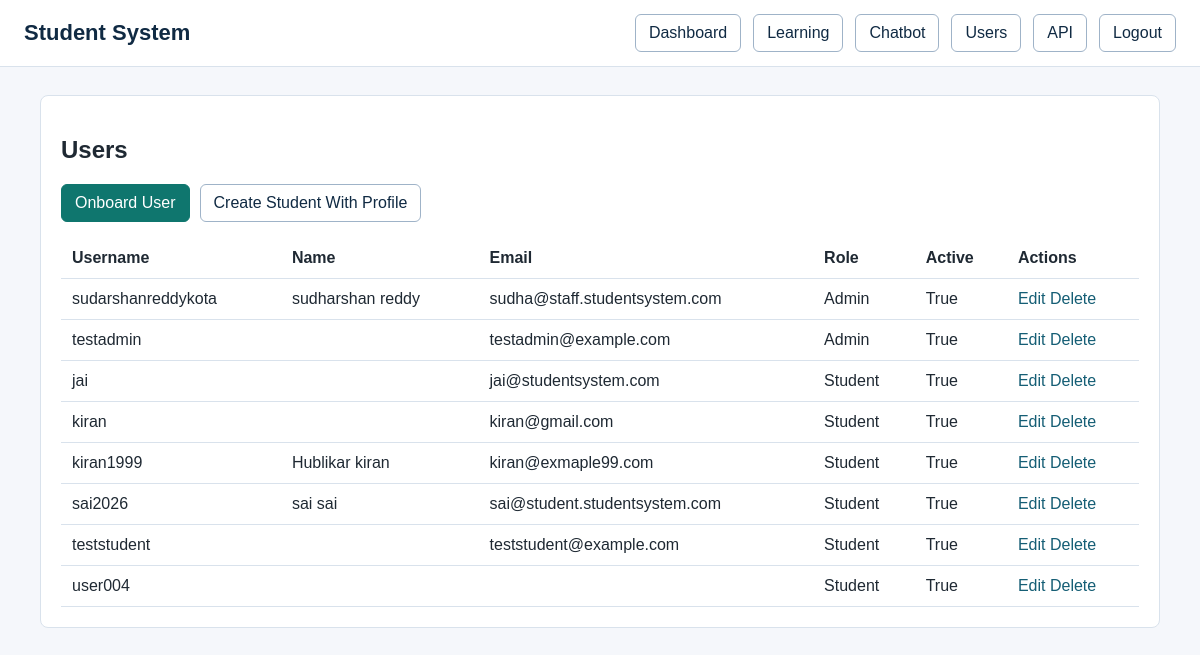
The app's page /accounts/users/ (signed in) with its own data.
### accounts/models.py (models this page shows, shortened)
class User(AbstractUser):
    class Roles(models.TextChoices):
        SUPER_ADMIN = 'SUPER_ADMIN', 'Super Admin'
        STUDENT = 'STUDENT', 'Student'
        FACULTY = 'FACULTY', 'Faculty'
        ADMIN = 'ADMIN', 'Admin'
        PARENT = 'PARENT', 'Parent'
    email = models.EmailField(unique=True)
    role = models.CharField(
        max_length=30, choices=Roles.choices, default=Roles.STUDENT)
    phone_number = models.CharField(max_length=15, blank=True, null=True)
    profile_picture = models.ImageField(
        upload_to='profiles/', blank=True, null=True)
    is_verified = models.BooleanField(default=False)
    created_at = models.DateTimeField(auto_now_add=True)
    updated_at = models.DateTimeField(auto_now=True)
    def is_admin_role(self):
        return self.role in [self.Roles.ADMIN, self.Roles.SUPER_ADMIN] or self.is_superuser

### accounts/views.py (the view)
    @login_required
    def wrapper(request, *args, **kwargs):
        if not request.user.is_admin_role():
            messages.error(request, 'Admin access is required.')
            return redirect('accounts:student_dashboard')
        return view_func(request, *args, **kwargs)

### accounts/views.py (called while the page is built)
def admin_required(view_func):
    @login_required
    def wrapper(request, *args, **kwargs):
        if not request.user.is_admin_role():
            messages.error(request, 'Admin access is required.')
            return redirect('accounts:student_dashboard')
        return view_func(request, *args, **kwargs)
    return wrapper

@admin_required
def user_list(request):
    users = User.objects.all().order_by('role', 'username')
    return render(request, 'accounts/user_list.html', {'users': users})

### templates/accounts/user_list.html (shortened to what this page needs)
{% extends 'includes/base.html' %}
{% block content %}
<section class="panel">
    <h1>Users</h1>
    <div class="actions">
        <a class="button primary" href="{% url 'accounts:user_create' %}">Onboard User</a>
        <a class="button" href="{% url 'accounts:student_create' %}">Create Student With Profile</a>
    </div>
    <div class="table-wrap">
        <table>
            <tr><th>Username</th><th>Name</th><th>Email</th><th>Role</th><th>Active</th><th>Actions</th></tr>
            {% for item in users %}
                <tr>
                    <td>{{ item.username }}</td>
                    <td>{{ item.get_full_name }}</td>
                    <td>{{ item.email }}</td>
                    <td>{{ item.get_role_display }}</td>
                    <td>{{ item.is_active }}</td>
                    <td>
                        <a href="{% url 'accounts:user_update' item.pk %}">Edit</a>
                        <a href="{% url 'accounts:user_delete' item.pk %}">Delete</a>
                    </td>
                </tr>
            {% empty %}
                <tr><td colspan="6">No users found.</td></tr>
            {% endfor %}
        </table>
    </div>
</section>
{% endblock %}

### static/css/style.css (style rules this page uses)
* { box-sizing: border-box; }
body { margin: 0; font-family: Arial, sans-serif; color: #1f2933; background: #f5f7fb; }
a { color: #155e75; text-decoration: none; }
.nav a, .button, button, input[type="submit"] { display: inline-block; padding: 9px 13px; border: 1px solid #9fb3c8; border-radius: 6px; background: #ffffff; color: #102a43; font: inherit; cursor: pointer; }
.button.primary, button.primary, input[type="submit"] { background: #0f766e; border-color: #0f766e; color: #ffffff; }
.panel, .card { background: #ffffff; border: 1px solid #d9e2ec; border-radius: 8px; padding: 20px; }
.actions { display: flex; align-items: center; gap: 10px; flex-wrap: wrap; margin: 16px 0; }
.table-wrap { overflow-x: auto; }
table { width: 100%; border-collapse: collapse; background: #ffffff; }
th, td { padding: 11px; border-bottom: 1px solid #d9e2ec; text-align: left; vertical-align: top; }

### records on screen
User: username "sudarshanreddykota", get_full_name "sudharshan reddy", email "sudha@staff.studentsystem.com", role "Admin", is_active "True"
User: username "testadmin", email "testadmin@example.com", role "Admin", is_active "True"
User: username "jai", email "jai@studentsystem.com", role "Student", is_active "True"
User: username "kiran", email "kiran@gmail.com", role "Student", is_active "True"
User: username "kiran1999", get_full_name "Hublikar kiran", email "kiran@exmaple99.com", role "Student", is_active "True"
User: username "sai2026", get_full_name "sai sai", email "sai@student.studentsystem.com", role "Student", is_active "True"
User: username "teststudent", email "teststudent@example.com", role "Student", is_active "True"
User: username "user004", role "Student", is_active "True"
